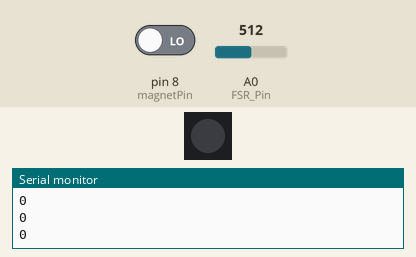
Simulated run of this sketch. Board: Arduino Leonardo, built with avr-gcc and run on an emulated ATmega32U4. On the bench: 1 RGB LEDs in strip order, left to right, the last lines printed to the serial monitor. The test bench sets the inputs (shaded band); at power-on: pin 8 (magnetPin) LOW, A0 (FSR_Pin) = 512. Dim RGB values are drawn brighter than linear.

Above: at 4.0 s.
4.1 s: pin 8 (magnetPin) driven HIGH
At 4.7 s:
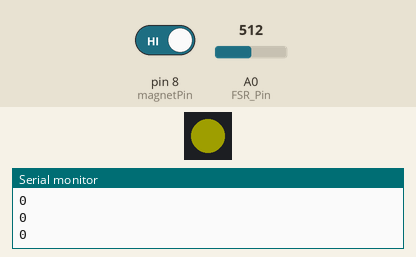
6.4 s: A0 (FSR_Pin) set to 810
At 10.6 s:
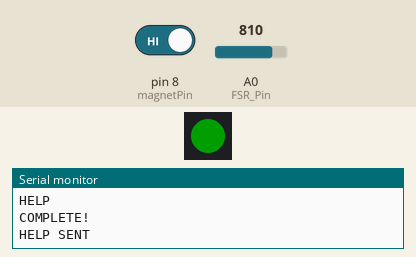
Timing chart, 0 to 12.3 s (numbered marks = the images above; inputs shaded):
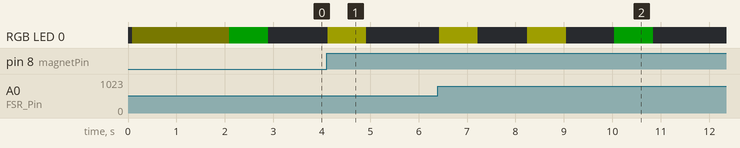

Measured:
- after the input at 4.1 s, RGB LED 0: off → RGB(30, 30, 0) at once, → off 0.80 s later

The sketch:

smartBearCode_FINAL.ino
```cpp
//LED
  #include <Adafruit_NeoPixel.h>

  #define PIN 6

  // Parameter 1 = number of pixels in strip
  // Parameter 2 = pin number (most are valid)
  // Parameter 3 = pixel type flags, add together as needed:
  //   NEO_KHZ800  800 KHz bitstream (most NeoPixel products w/WS2812 LEDs)
  //   NEO_KHZ400  400 KHz (classic 'v1' (not v2) FLORA pixels, WS2811 drivers)
  //   NEO_GRB     Pixels are wired for GRB bitstream (most NeoPixel products)
  //   NEO_RGB     Pixels are wired for RGB bitstream (v1 FLORA pixels, not v2)
  Adafruit_NeoPixel strip = Adafruit_NeoPixel(1, PIN, NEO_GRB + NEO_KHZ800);

  int brightness = 0;
  int fadeAmount = 1;
  int count = 0;


//GSM
  #include <GSM.h>

  #define PINNUMBER ""

  // initialize the library instance
  GSM gsmAccess;
  GSM_SMS sms;

  // Array to hold the number a SMS is retreived from
  char senderNumber[20];

  String guardianNumber="+16269277786";
  String message;

//STATES
  int currentState;

//FSR
  int FSR_Pin = A0;

//MAGNET SWITCH
  int magnetPin = 8;
  int magnetSensor;

//TIMER
  unsigned long startTime;
  unsigned long currentTime;
  unsigned long timeDifference;

void setup(){

  Serial.begin(9600);
  loadingLight();

  currentState=0;

  //LED
  strip.begin();
  strip.show(); // Initialize all pixels to 'off'

  //MAGNET SWITCH
  pinMode(magnetPin, INPUT);
  digitalWrite(magnetPin, LOW);

  //GSM
  while (!Serial) {
    ; // wait for serial port to connect. Needed for Leonardo only
  }

  Serial.println("SMS Messages Sender + Receiver");

  while(count<3){
    loadingLight();
  }

  // connection state
  boolean notConnected = true;

  // Start GSM shield
  // If your SIM has PIN, pass it as a parameter of begin() in quotes
  while(notConnected)
  {
    if(gsmAccess.begin(PINNUMBER)==GSM_READY){
      notConnected = false;
    }
    else
    {
      Serial.println("Not connected");
      delay(1000);
    }
  }
  Serial.println("GSM initialized");
  Serial.println("Ready to send and receive messages.");
  Serial.println(" ");
  delay(5);
  activatedLight();
  currentState = 0;
}

void loop(){

  //---COMBO LOCK---

  //Magnet Switch
  magnetSensor = digitalRead(magnetPin);

  //FSR
  int FSRReading = analogRead(FSR_Pin);
  delay(10); //just here to slow down the output for easier reading

  //Timer
  timeDifference = currentTime-startTime;

  Serial.println(currentState);

  if ((currentState==0) && (magnetSensor == HIGH)){

    currentState=1;
    comboLight();
    startTime=millis();

  }

  if ((currentState == 1) && (FSRReading >= 800)){

    currentTime=millis();

    if((timeDifference)<=5000){

      currentState=2;
      comboLight();
      startTime=millis();
      timeDifference=0;

    }
  }

  if ((currentState == 2) && (FSRReading >= 800)){

    currentTime=millis();

    if(((timeDifference)<=5000) && ((timeDifference)>=1000)){
      currentState=3;
      comboLight();
      startTime = millis();
    }

  }

  if(currentState == 3){

    sendMessage();
    Serial.println("HELP SENT");
    activatedLight();
    currentState=4;

   }

   if(currentState ==5){
     receivedLight();
   }

   if((currentState == 1) || (currentState == 2)){

     currentTime = millis();

     if(currentTime-startTime > 5000)
       currentState = 0;
   }

  //---RECEIVING MESSAGES---

  char c;

  // If there are any SMSs available()
  if (sms.available())
  {
    Serial.println(" ");
    Serial.println("Message received from:");

    // Get remote number
    sms.remoteNumber(senderNumber, 20);
    Serial.println(senderNumber);

    String phoneNumber = String(senderNumber);

    if(phoneNumber.equals(guardianNumber)){

      // An example of message disposal
      // Any messages starting with # should be discarded
      if(sms.peek()=='#')
      {
        Serial.println("Discarded SMS");
        sms.flush();
      }

      // Read message bytes and print them
      while(c=sms.read()){
        Serial.print(c);
        message+=c;

      }

      //Serial.println("\nEND OF MESSAGE");

      if(message.equals("Received")){
        Serial.println(" ");
        Serial.println("RESPONSE RECEIVED FROM GUARDIAN.");
        currentState=5;
      }

      if(message.equals("Found")){
        Serial.println(" ");
        Serial.println("CHILD FOUND.");
        activatedLight();
        currentState=0;
      }

      // Delete message from modem memory
      message="";
      sms.flush();
      //Serial.println("MESSAGE DELETED");
    }

    delay(500);
  }

}

void sendMessage(){

  char remoteNum[20]="+16269277786";  // telephone number to send sms

  // sms text
  //Serial.print("Now, enter SMS content: ");
  char txtMsg[200] = "HELP";
  Serial.println(txtMsg);

  // send the message
  sms.beginSMS(remoteNum);
  sms.print(txtMsg);
  sms.endSMS();
  Serial.println("\nCOMPLETE!\n");

}

int readSerial(char result[])
{
  int i = 0;
  while(1)
  {
    while (Serial.available() > 0)
    {
      char inChar = Serial.read();
      if (inChar == '\n')
      {
        result[i] = '\0';
        Serial.flush();
        return 0;
      }
      if(inChar!='\r')
      {
        result[i] = inChar;
        i++;
      }
    }
  }
}

//GSM SHIELD LOADING
void loadingLight(){

  colorWipe(strip.Color(brightness, brightness, 0), 25); // Red
  brightness = brightness + fadeAmount;

  if(brightness == 0 || brightness == 80){
    fadeAmount = -fadeAmount;
  }
  count++;
}

//COMBO SWITCH CORRECT AND EMERGENCY SIGNAL SENT OR CHILD
void activatedLight(){
  colorWipe(strip.Color(0, 30, 0), 0); // Green
  delay(800);
  colorWipe(strip.Color(0,0,0),0);
 }

//COMBO SWITCH CORRECT
void comboLight(){
  colorWipe(strip.Color(30, 30, 0), 0); // Green
  delay(800);
  colorWipe(strip.Color(0,0,0),0);
 }

//WHEN PARENT ACKNOWLEDGES RECEPTION OF EMERGENNCY SIGNAL
void receivedLight(){

   // Some example procedures showing how to display to the pixels:
  colorWipe(strip.Color(0,brightness, brightness), 5);
  brightness = brightness + fadeAmount;

  if(brightness == 0 || brightness == 30){
    fadeAmount = -fadeAmount;
  }

 // delay(0);
}

// Fill the dots one after the other with a color
void colorWipe(uint32_t c, uint8_t wait){
  for(uint16_t i=0; i<strip.numPixels(); i++) {
      strip.setPixelColor(i, c);
      strip.show();
      delay(wait);
  }
}
```
